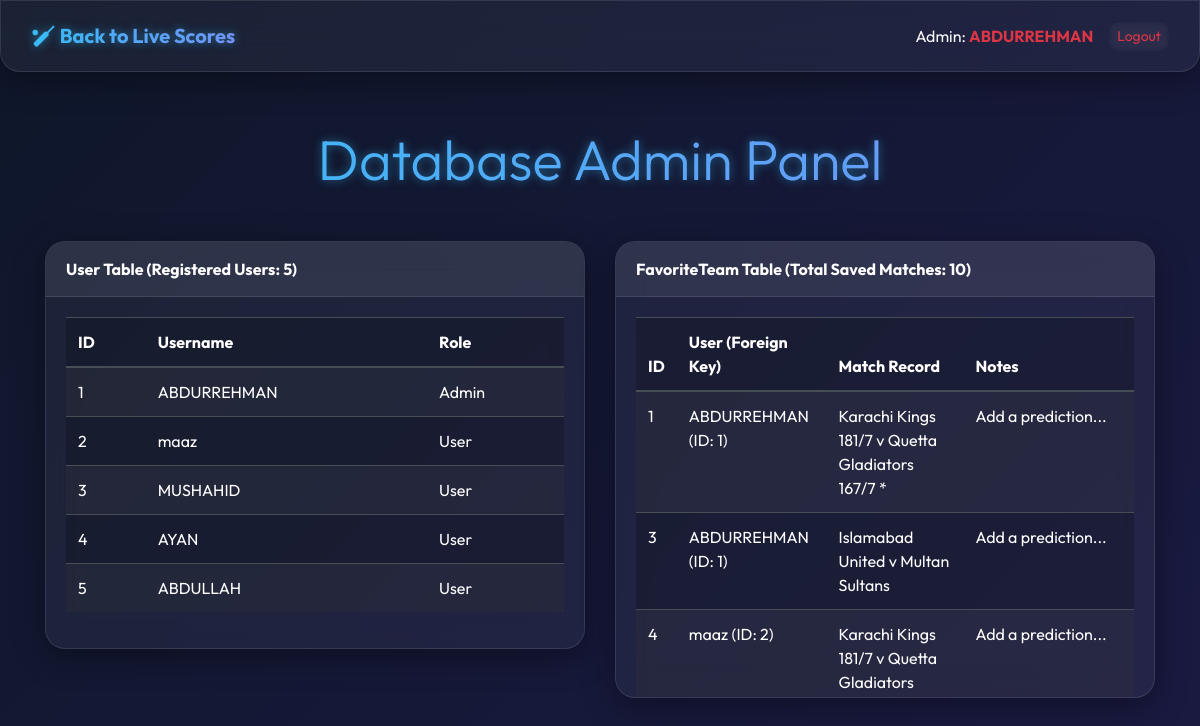
The page /admin (signed in) on the database its author committed.
### app.py (models this page shows)
class User(UserMixin, db.Model):
    id = db.Column(db.Integer, primary_key=True)
    username = db.Column(db.String(150), unique=True, nullable=False)
    password_hash = db.Column(db.String(150), nullable=False)
    is_admin = db.Column(db.Boolean, default=False)
    favorites = db.relationship('FavoriteTeam', backref='user', lazy=True)

class FavoriteTeam(db.Model):
    id = db.Column(db.Integer, primary_key=True)
    user_id = db.Column(db.Integer, db.ForeignKey('user.id'), nullable=False)
    team_name = db.Column(db.String(100), nullable=False)
    note = db.Column(db.String(255), default="Add a prediction...")

### app.py (the view)
@app.route('/admin')
@login_required
def admin_panel():
    if not current_user.is_admin:
        flash('Access Denied. Admins only.', 'danger')
        return redirect(url_for('index'))
    all_users = User.query.all()
    all_favorites = FavoriteTeam.query.all()
    return render_template('admin.html', users=all_users, favorites=all_favorites)

### app.py (called while the page is built)
@login_manager.user_loader
def load_user(user_id):
    return db.session.get(User, int(user_id))

### templates/admin.html (shortened to what this page needs)
<!DOCTYPE html>
<html lang="en">
<head>
    <link rel="stylesheet" href="https://stackpath.bootstrapcdn.com/bootstrap/4.5.2/css/bootstrap.min.css">
    <link rel="stylesheet" href="{{ url_for('static', filename='style.css') }}">
</head>
<body class="dark-theme">
    <nav class="navbar navbar-expand-lg glass-nav">
        <a class="navbar-brand text-gradient font-weight-bold" href="{{ url_for('index') }}">🏏 Back to Live Scores</a>
        <div class="ml-auto d-flex align-items-center">
            <span class="mr-3 text-light">Admin: <strong class="text-danger">{{ current_user.username }}</strong></span>
            <a href="{{ url_for('logout') }}" class="btn btn-outline-danger btn-sm glass-btn">Logout</a>
        </div>
    </nav>
    <div class="container mt-4">
        <h1 class="mb-5 text-center text-gradient display-4 fw-bold">Database Admin Panel</h1>
        <div class="row">
            <div class="col-md-6 mb-4">
                <div class="card glass-card">
                    <div class="card-header glass-header text-white font-weight-bold">
                        User Table (Registered Users: {{ users|length }})
                    </div>
                    <div class="card-body">
                        <table class="table table-dark table-striped table-hover rounded" style="background: rgba(0,0,0,0.2);">
                            <thead>
                                <tr><th>ID</th><th>Username</th><th>Role</th></tr>
                            </thead>
                            <tbody>
                                {% for u in users %}
                                <tr>
                                    <td>{{ u.id }}</td>
                                    <td>{{ u.username }}</td>
                                    <td>{% if u.is_admin %}Admin{% else %}User{% endif %}</td>
                                </tr>
                                {% endfor %}
                            </tbody>
                        </table>
                    </div>
                </div>
            </div>
            <div class="col-md-6 mb-4">
                <div class="card glass-card">
                    <div class="card-header glass-header text-white font-weight-bold">
                        FavoriteTeam Table (Total Saved Matches: {{ favorites|length }})
                    </div>
                    <div class="card-body" style="max-height: 400px; overflow-y: auto;">
                        <table class="table table-dark table-striped table-hover rounded" style="background: rgba(0,0,0,0.2);">
                            <thead>
                                <tr><th>ID</th><th>User (Foreign Key)</th><th>Match Record</th><th>Notes</th></tr>
                            </thead>
                            <tbody>
                                {% for fav in favorites %}
                                <tr>
                                    <td>{{ fav.id }}</td>
                                    <td>{{ fav.user.username }} (ID: {{ fav.user_id }})</td>
                                    <td>{{ fav.team_name }}</td>
                                    <td>{{ fav.note }}</td>
                                </tr>
                                {% endfor %}
                            </tbody>
                        </table>
                    </div>
                </div>
            </div>
        </div>
    </div>
</body>
</html>

### static/style.css (style rules this page uses)
:root { --bg-gradient: linear-gradient(135deg, #0f172a 0%, #1e1b4b 100%); --glass-bg: rgba(255, 255, 255, 0.05); --glass-border: rgba(255, 255, 255, 0.1); --text-glow: 0 0 10px rgba(56, 189, 248, 0.5); --primary-gradient: linear-gradient(90deg, #38bdf8 0%, #818cf8 100%); }
body.dark-theme { background: var(--bg-gradient); font-family: 'Outfit', sans-serif; color: #f8fafc; min-height: 100vh; background-attachment: fixed; margin: 0; padding: 0; display: flex; flex-direction: column; }
.text-gradient { background: var(--primary-gradient); -webkit-background-clip: text; background-clip: text; -webkit-text-fill-color: transparent; text-shadow: var(--text-glow); }
.glass-container, .glass-card, .glass-nav, .glass-footer { background: var(--glass-bg); backdrop-filter: blur(16px); -webkit-backdrop-filter: blur(16px); border: 1px solid var(--glass-border); box-shadow: 0 8px 32px 0 rgba(0, 0, 0, 0.37); }
.glass-nav { padding: 15px 30px; border-bottom-left-radius: 20px; border-bottom-right-radius: 20px; margin-bottom: 30px; }
.glass-card { border-radius: 20px; transition: transform 0.3s ease, box-shadow 0.3s ease; overflow: hidden; }
.glass-header { background: rgba(255, 255, 255, 0.08); border-bottom: 1px solid var(--glass-border); padding: 15px 20px; }
.glass-btn { border-radius: 10px; backdrop-filter: blur(5px); border: none; transition: all 0.3s ease; }

### rows shown on the page
User: username "ABDURREHMAN", id "1", is_admin "Admin"
User: id "2", username "maaz", is_admin "User"
User: id "3", username "MUSHAHID", is_admin "User"
User: id "4", username "AYAN", is_admin "User"
User: id "5", username "ABDULLAH", is_admin "User"
FavoriteTeam: id "1", user.username "ABDURREHMAN", user_id "1", team_name "Karachi Kings 181/7 v Quetta Gladiators 167/7 *", note "Add a prediction..."
FavoriteTeam: id "3", user.username "ABDURREHMAN", user_id "1", team_name "Islamabad United v Multan Sultans", note "Add a prediction..."
FavoriteTeam: id "4", user.username "maaz", user_id "2", team_name "Karachi Kings 181/7 v Quetta Gladiators…", note "Add a prediction..."

### other values the page prints
{{ users|length }} "5"
{{ favorites|length }} "10"
